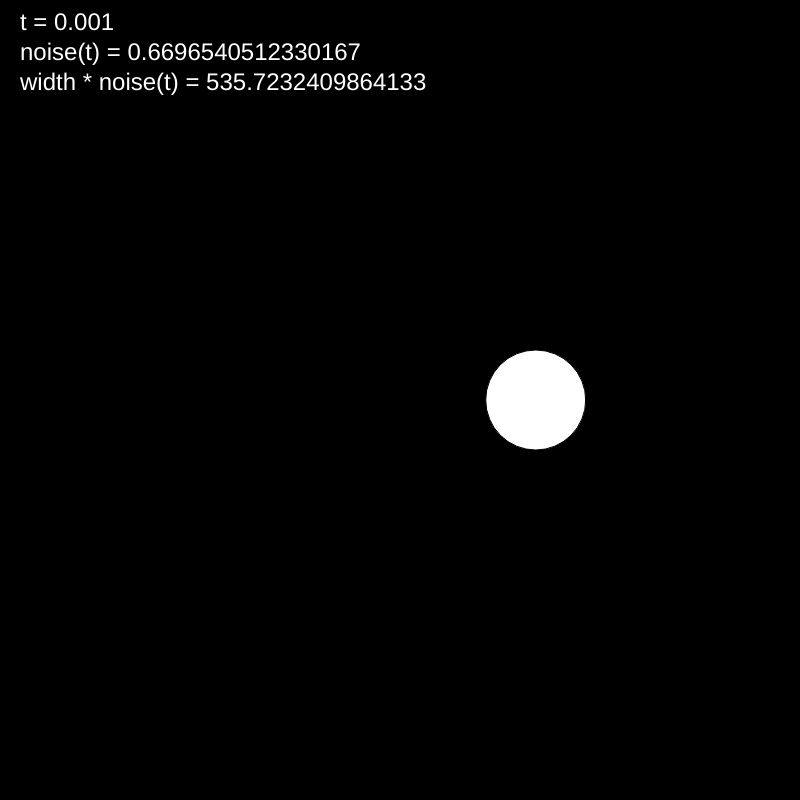
Frame 1 (no input)
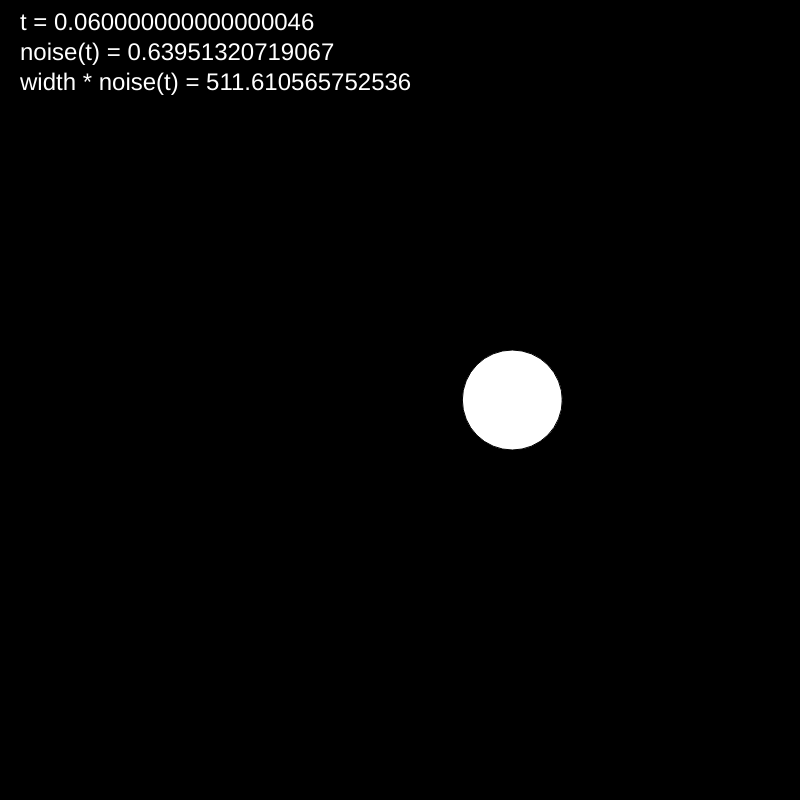
Frame 60 (no input)
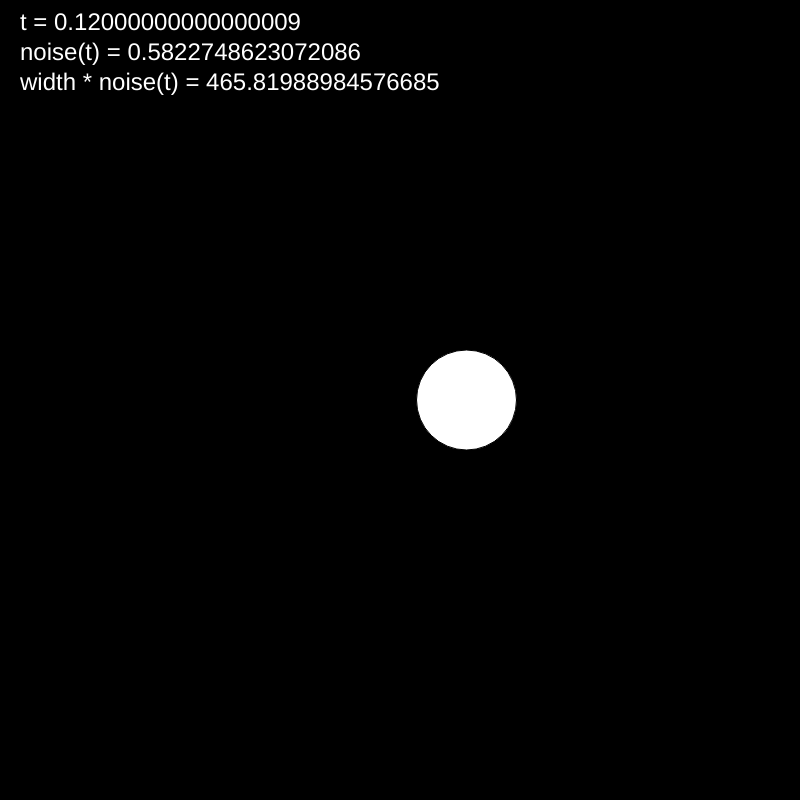
Frame 120 (the mouse pressed at the canvas centre since frame 60)

The p5.js sketch that drew these frames (run headless with seeded random() and noise() and a simulated clock; from frame 60 on, the mouse is pressed at the canvas centre):

// p5.js sketch
// ── sketch.js
var t;

function setup() {
  createCanvas(800, 800);
  textSize(24);
  t = 0;  
}

function draw() {
  background(0);
  fill(255);
  
  // noise will always output a value between 0 and 1
  // since noise gives us between 0 and 1, then
  // width * noise bounds between 0 and width
  
  var x = width * noise(t);
  var y = 400;
  
  t += 0.001;
  
  ellipse(x, y, 100, 100);
  
  text("t = "+t, 20, 30);
  text("noise(t) = "+noise(t), 20, 60);
  text("width * noise(t) = "+width * noise(t), 20, 90);
  
  // important notes:
  // noise(t) is fixed for every value of t, for the duration of the program
  // noise(t1) and noise(t2) are close to each other for close values of t1 and t2
}
